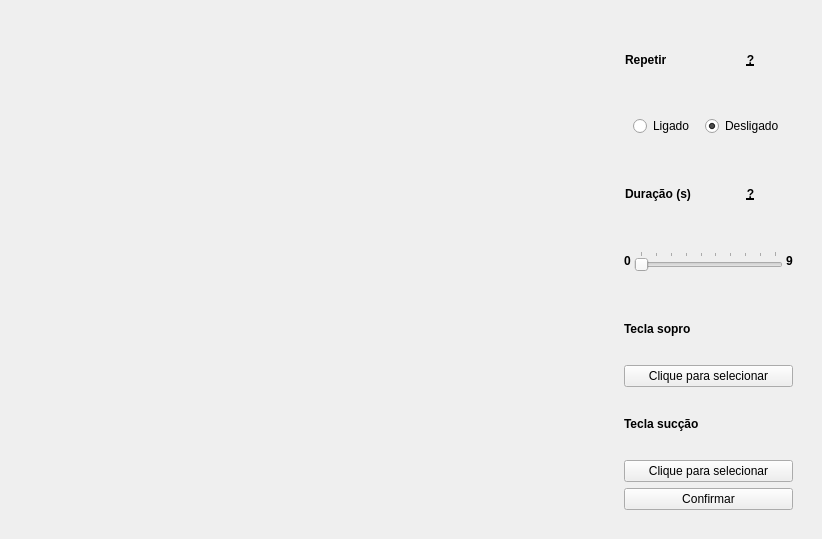
<?xml version="1.0" encoding="UTF-8"?>
<ui version="4.0">
 <class>configForm</class>
 <widget class="QWidget" name="configForm">
  <property name="geometry">
   <rect>
    <x>0</x>
    <y>0</y>
    <width>822</width>
    <height>539</height>
   </rect>
  </property>
  <property name="windowTitle">
   <string>Form</string>
  </property>
  <layout class="QGridLayout" name="gridLayout">
   <item row="1" column="0">
    <widget class="QWidget" name="configContainer" native="true">
     <layout class="QGridLayout" name="gridLayout_2" rowstretch="0" columnstretch="3,0">
      <property name="leftMargin">
       <number>0</number>
      </property>
      <property name="topMargin">
       <number>0</number>
      </property>
      <property name="rightMargin">
       <number>0</number>
      </property>
      <property name="bottomMargin">
       <number>0</number>
      </property>
      <property name="horizontalSpacing">
       <number>4</number>
      </property>
      <property name="verticalSpacing">
       <number>6</number>
      </property>
      <item row="0" column="1">
       <widget class="QWidget" name="optionsContainer" native="true">
        <layout class="QVBoxLayout" name="verticalLayout" stretch="3">
         <property name="spacing">
          <number>3</number>
         </property>
         <item>
          <widget class="QWidget" name="optionsButtonsContainer" native="true">
           <layout class="QVBoxLayout" name="verticalLayout_2" stretch="0,0,0,0,0,0,0,0,0">
            <property name="spacing">
             <number>6</number>
            </property>
            <item>
             <widget class="QWidget" name="repeatLabelContainer" native="true">
              <layout class="QHBoxLayout" name="horizontalLayout_3">
               <property name="spacing">
                <number>1</number>
               </property>
               <property name="leftMargin">
                <number>1</number>
               </property>
               <property name="topMargin">
                <number>1</number>
               </property>
               <property name="rightMargin">
                <number>1</number>
               </property>
               <property name="bottomMargin">
                <number>1</number>
               </property>
               <item>
                <widget class="QLabel" name="repeatButtonLabel">
                 <property name="font">
                  <font>
                   <bold>true</bold>
                  </font>
                 </property>
                 <property name="text">
                  <string>Repetir</string>
                 </property>
                </widget>
               </item>
               <item>
                <widget class="QLabel" name="repeatHelperLabel">
                 <property name="font">
                  <font>
                   <italic>false</italic>
                   <bold>true</bold>
                   <underline>true</underline>
                   <strikeout>false</strikeout>
                   <kerning>true</kerning>
                  </font>
                 </property>
                 <property name="toolTip">
                  <string comment="ConfigScreenHelper">Quando ligado, a entrada configurada será repetida múltiplas vezes enquanto o sensor estiver pressionado</string>
                 </property>
                 <property name="whatsThis">
                  <string/>
                 </property>
                 <property name="styleSheet">
                  <string notr="true"/>
                 </property>
                 <property name="text">
                  <string>?</string>
                 </property>
                 <property name="alignment">
                  <set>Qt::AlignmentFlag::AlignCenter</set>
                 </property>
                </widget>
               </item>
              </layout>
             </widget>
            </item>
            <item>
             <widget class="QWidget" name="repeatButtonContainer" native="true">
              <layout class="QHBoxLayout" name="horizontalLayout">
               <property name="spacing">
                <number>10</number>
               </property>
               <item>
                <widget class="QRadioButton" name="repeatOnButton">
                 <property name="text">
                  <string>Ligado</string>
                 </property>
                 <property name="checked">
                  <bool>false</bool>
                 </property>
                 <attribute name="buttonGroup">
                  <string notr="true">repeatButtonGroup</string>
                 </attribute>
                </widget>
               </item>
               <item>
                <widget class="QRadioButton" name="repeatOffButton">
                 <property name="text">
                  <string>Desligado</string>
                 </property>
                 <property name="checked">
                  <bool>true</bool>
                 </property>
                 <attribute name="buttonGroup">
                  <string notr="true">repeatButtonGroup</string>
                 </attribute>
                </widget>
               </item>
              </layout>
             </widget>
            </item>
            <item>
             <widget class="QWidget" name="durationLabalContainer" native="true">
              <layout class="QHBoxLayout" name="horizontalLayout_4">
               <property name="spacing">
                <number>1</number>
               </property>
               <property name="leftMargin">
                <number>1</number>
               </property>
               <property name="topMargin">
                <number>1</number>
               </property>
               <property name="rightMargin">
                <number>1</number>
               </property>
               <property name="bottomMargin">
                <number>1</number>
               </property>
               <item>
                <widget class="QLabel" name="durationLabel">
                 <property name="font">
                  <font>
                   <bold>true</bold>
                  </font>
                 </property>
                 <property name="text">
                  <string>Duração (s)</string>
                 </property>
                </widget>
               </item>
               <item>
                <widget class="QLabel" name="durationHelperLabel">
                 <property name="font">
                  <font>
                   <italic>false</italic>
                   <bold>true</bold>
                   <underline>true</underline>
                   <strikeout>false</strikeout>
                   <kerning>true</kerning>
                  </font>
                 </property>
                 <property name="toolTip">
                  <string comment="ConfigScreenHelper">Quantos segundos de pressão contínua são necessários para que o controle registre uma entrada</string>
                 </property>
                 <property name="styleSheet">
                  <string notr="true"/>
                 </property>
                 <property name="text">
                  <string>?</string>
                 </property>
                 <property name="alignment">
                  <set>Qt::AlignmentFlag::AlignCenter</set>
                 </property>
                </widget>
               </item>
              </layout>
             </widget>
            </item>
            <item>
             <widget class="QWidget" name="durationSliderContainer" native="true">
              <property name="font">
               <font>
                <bold>true</bold>
               </font>
              </property>
              <layout class="QHBoxLayout" name="horizontalLayout_2" stretch="0,1,0">
               <property name="spacing">
                <number>3</number>
               </property>
               <property name="leftMargin">
                <number>0</number>
               </property>
               <property name="topMargin">
                <number>0</number>
               </property>
               <property name="rightMargin">
                <number>0</number>
               </property>
               <property name="bottomMargin">
                <number>0</number>
               </property>
               <item>
                <widget class="QLabel" name="zeroLabel">
                 <property name="text">
                  <string>0</string>
                 </property>
                </widget>
               </item>
               <item>
                <widget class="QSlider" name="durationSlider">
                 <property name="minimum">
                  <number>0</number>
                 </property>
                 <property name="maximum">
                  <number>9</number>
                 </property>
                 <property name="value">
                  <number>0</number>
                 </property>
                 <property name="sliderPosition">
                  <number>0</number>
                 </property>
                 <property name="orientation">
                  <enum>Qt::Orientation::Horizontal</enum>
                 </property>
                 <property name="tickPosition">
                  <enum>QSlider::TickPosition::TicksAbove</enum>
                 </property>
                 <property name="tickInterval">
                  <number>1</number>
                 </property>
                </widget>
               </item>
               <item>
                <widget class="QLabel" name="nineLabel">
                 <property name="text">
                  <string>9</string>
                 </property>
                </widget>
               </item>
              </layout>
             </widget>
            </item>
            <item>
             <widget class="QLabel" name="exhaleButtonLabel">
              <property name="font">
               <font>
                <bold>true</bold>
               </font>
              </property>
              <property name="text">
               <string>Tecla sopro</string>
              </property>
             </widget>
            </item>
            <item>
             <widget class="QPushButton" name="exhaleSelectButton">
              <property name="toolTip">
               <string comment="ConfigScreenHelper">Seleciona a tecla que deseja associar à combinação de dedos, caso já selecionada, apresenta a tecla escolhida</string>
              </property>
              <property name="text">
               <string>Clique para selecionar</string>
              </property>
             </widget>
            </item>
            <item>
             <widget class="QLabel" name="inhaleButtonLabel">
              <property name="font">
               <font>
                <bold>true</bold>
               </font>
              </property>
              <property name="text">
               <string>Tecla sucção</string>
              </property>
             </widget>
            </item>
            <item>
             <widget class="QPushButton" name="inhaleSelectButton">
              <property name="toolTip">
               <string comment="ConfigScreenHelper">Seleciona a tecla que deseja associar à combinação de dedos, caso já selecionada, apresenta a tecla escolhida</string>
              </property>
              <property name="text">
               <string>Clique para selecionar</string>
              </property>
             </widget>
            </item>
            <item>
             <widget class="QPushButton" name="confirmButton">
              <property name="toolTip">
               <string/>
              </property>
              <property name="text">
               <string>Confirmar</string>
              </property>
             </widget>
            </item>
           </layout>
          </widget>
         </item>
        </layout>
       </widget>
      </item>
      <item row="0" column="0">
       <widget class="QWidget" name="pressureActionContainer" native="true">
        <layout class="QVBoxLayout" name="verticalLayout_3" stretch="1">
         <property name="leftMargin">
          <number>2</number>
         </property>
         <property name="topMargin">
          <number>2</number>
         </property>
         <property name="rightMargin">
          <number>2</number>
         </property>
         <property name="bottomMargin">
          <number>1</number>
         </property>
         <item>
          <widget class="QWidget" name="slidersContainer" native="true">
           <layout class="QHBoxLayout" name="horizontalLayout_7">
            <property name="spacing">
             <number>5</number>
            </property>
            <property name="leftMargin">
             <number>2</number>
            </property>
            <property name="topMargin">
             <number>2</number>
            </property>
            <property name="rightMargin">
             <number>2</number>
            </property>
            <property name="bottomMargin">
             <number>2</number>
            </property>
            <item>
             <widget class="QWidget" name="exhaleContainer" native="true">
              <layout class="QHBoxLayout" name="horizontalLayout_6" stretch="0,0">
               <property name="spacing">
                <number>1</number>
               </property>
               <property name="leftMargin">
                <number>2</number>
               </property>
               <property name="topMargin">
                <number>2</number>
               </property>
               <property name="rightMargin">
                <number>2</number>
               </property>
               <property name="bottomMargin">
                <number>2</number>
               </property>
               <item>
                <widget class="QLabel" name="exhaleIconLabel">
                 <property name="minimumSize">
                  <size>
                   <width>200</width>
                   <height>200</height>
                  </size>
                 </property>
                 <property name="maximumSize">
                  <size>
                   <width>200</width>
                   <height>200</height>
                  </size>
                 </property>
                 <property name="text">
                  <string/>
                 </property>
                 <property name="pixmap">
                  <pixmap>../../_internal/resources/icons/exhale.png</pixmap>
                 </property>
                 <property name="scaledContents">
                  <bool>true</bool>
                 </property>
                </widget>
               </item>
               <item>
                <widget class="QWidget" name="exhaleSliderContainer" native="true">
                 <layout class="QVBoxLayout" name="verticalLayout_4">
                  <property name="spacing">
                   <number>0</number>
                  </property>
                  <property name="leftMargin">
                   <number>6</number>
                  </property>
                  <property name="topMargin">
                   <number>0</number>
                  </property>
                  <property name="rightMargin">
                   <number>0</number>
                  </property>
                  <property name="bottomMargin">
                   <number>0</number>
                  </property>
                  <item>
                   <spacer name="verticalSpacer">
                    <property name="orientation">
                     <enum>Qt::Orientation::Vertical</enum>
                    </property>
                    <property name="sizeHint" stdset="0">
                     <size>
                      <width>20</width>
                      <height>489</height>
                     </size>
                    </property>
                   </spacer>
                  </item>
                 </layout>
                </widget>
               </item>
              </layout>
             </widget>
            </item>
            <item>
             <widget class="QWidget" name="inhaleContainer" native="true">
              <layout class="QHBoxLayout" name="horizontalLayout_5" stretch="0,0">
               <property name="spacing">
                <number>1</number>
               </property>
               <property name="leftMargin">
                <number>2</number>
               </property>
               <property name="topMargin">
                <number>2</number>
               </property>
               <property name="rightMargin">
                <number>2</number>
               </property>
               <property name="bottomMargin">
                <number>2</number>
               </property>
               <item>
                <widget class="QLabel" name="inhaleIconLabel">
                 <property name="minimumSize">
                  <size>
                   <width>200</width>
                   <height>200</height>
                  </size>
                 </property>
                 <property name="maximumSize">
                  <size>
                   <width>200</width>
                   <height>200</height>
                  </size>
                 </property>
                 <property name="text">
                  <string/>
                 </property>
                 <property name="pixmap">
                  <pixmap>../../_internal/resources/icons/inhale.png</pixmap>
                 </property>
                 <property name="scaledContents">
                  <bool>true</bool>
                 </property>
                </widget>
               </item>
               <item>
                <widget class="QWidget" name="inhaleSliderContainer" native="true">
                 <layout class="QVBoxLayout" name="verticalLayout_5">
                  <property name="spacing">
                   <number>0</number>
                  </property>
                  <property name="leftMargin">
                   <number>6</number>
                  </property>
                  <property name="topMargin">
                   <number>0</number>
                  </property>
                  <property name="rightMargin">
                   <number>0</number>
                  </property>
                  <property name="bottomMargin">
                   <number>0</number>
                  </property>
                  <item>
                   <spacer name="verticalSpacer_2">
                    <property name="orientation">
                     <enum>Qt::Orientation::Vertical</enum>
                    </property>
                    <property name="sizeHint" stdset="0">
                     <size>
                      <width>20</width>
                      <height>489</height>
                     </size>
                    </property>
                   </spacer>
                  </item>
                 </layout>
                </widget>
               </item>
              </layout>
             </widget>
            </item>
           </layout>
          </widget>
         </item>
        </layout>
       </widget>
      </item>
     </layout>
    </widget>
   </item>
  </layout>
 </widget>
 <resources/>
 <connections/>
 <buttongroups>
  <buttongroup name="repeatButtonGroup"/>
 </buttongroups>
</ui>
